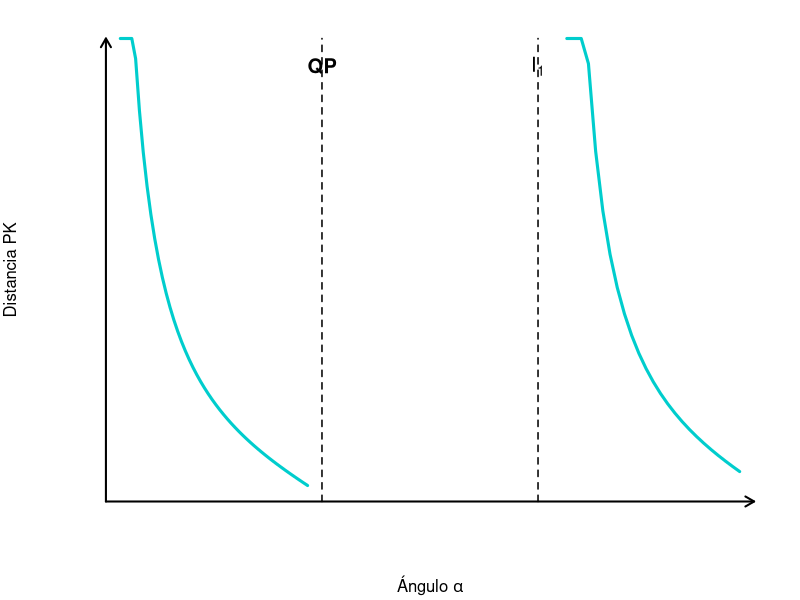

Recreate this plot in R.
# ============================================================================
# CÓDIGO R FINAL PARA REPLICAR LA IMAGEN DE COTANGENTE
# Replica fielmente la imagen compartida: Distancia PK vs Ángulo α
# ============================================================================

# PASO 1: Generar datos de la función cotangente
cat("Generando datos de cotangente...\n")

# Segmento 1: Curva principal descendente (antes de π/2)
x1 <- seq(0.1, 1.4, length.out = 50)
y1 <- 1/tan(x1)
y1[y1 > 5] <- 5    # Limitar valores extremos
y1[y1 < 0] <- 0    # Solo valores positivos

# Segmento 2: Después de primera discontinuidad (entre π/2 y π)
x2 <- seq(1.8, 3.0, length.out = 30)
y2 <- 1/tan(x2)
# Filtrar solo valores positivos pequeños (como se ve en la imagen)
validos <- y2 > 0 & y2 <= 2
x2 <- x2[validos]
y2 <- y2[validos]

# Segmento 3: Después de segunda discontinuidad (después de π)
x3 <- seq(3.2, 4.4, length.out = 25)
y3 <- 1/tan(x3)
y3[y3 > 5] <- 5
y3[y3 < 0] <- 0

cat("Datos generados exitosamente\n")

# PASO 2: Crear el gráfico que replica la imagen
cat("Creando gráfico...\n")

# Configurar área de gráfico
par(mar = c(4, 4, 1, 1))

# Crear gráfico base con ejes y límites exactos de la imagen
plot(0, 0, type = "n", 
     xlim = c(0, 4.5), ylim = c(0, 5),
     xlab = expression(paste("Ángulo ", alpha)),
     ylab = "Distancia PK",
     axes = FALSE)

# Dibujar ejes con flechas (como en la imagen original)
arrows(0, 0, 4.5, 0, length = 0.1, lwd = 2, col = "black")
arrows(0, 0, 0, 5, length = 0.1, lwd = 2, col = "black")

# Dibujar la función cotangente en color cyan (como en la imagen)
lines(x1, y1, col = "cyan3", lwd = 3)
lines(x2, y2, col = "cyan3", lwd = 3)
lines(x3, y3, col = "cyan3", lwd = 3)

# Líneas punteadas verticales (QP e I₁)
segments(1.5, 0, 1.5, 5, lty = 2, col = "black", lwd = 1.5)
segments(3.0, 0, 3.0, 5, lty = 2, col = "black", lwd = 1.5)

# Etiquetas de las líneas verticales
text(1.5, 4.7, "QP", cex = 1.2, font = 2)
text(3.0, 4.7, expression(I[1]), cex = 1.2, font = 2)

cat("Gráfico completado\n")

# PASO 3: Guardar como imagen (opcional)
# Descomenta las siguientes líneas para guardar como PNG:
#
# png("cotangente_replica.png", width = 800, height = 600, bg = "white")
# [repetir todo el código del gráfico aquí]
# dev.off()

# ============================================================================
# INFORMACIÓN TÉCNICA DE LA REPLICACIÓN
# ============================================================================

cat("\n=== INFORMACIÓN DE LA REPLICACIÓN ===\n")
cat("Función matemática: cot(α) = 1/tan(α)\n")
cat("Dominio: α ∈ [0, 4.5] radianes\n")
cat("Rango: PK ∈ [0, 5] unidades\n")
cat("Discontinuidades: π/2 ≈ 1.57, π ≈ 3.14\n")
cat("Color de curva: Cyan\n")
cat("Líneas verticales: QP (x=1.5), I₁ (x=3.0)\n")
cat("Estilo: Líneas punteadas para referencias\n")

# ============================================================================
# CÓDIGO COMPACTO PARA COPIAR Y PEGAR
# ============================================================================

cat("\n=== CÓDIGO COMPACTO ===\n")
cat("# Copiar y pegar en R para replicar la imagen:\n\n")

codigo_compacto <- '
# Datos cotangente
x1 <- seq(0.1, 1.4, length.out = 50); y1 <- pmax(0, pmin(5, 1/tan(x1)))
x2 <- seq(1.8, 3.0, length.out = 30); y2 <- 1/tan(x2); v <- y2>0 & y2<=2; x2 <- x2[v]; y2 <- y2[v]
x3 <- seq(3.2, 4.4, length.out = 25); y3 <- pmax(0, pmin(5, 1/tan(x3)))

# Gráfico
plot(0, 0, type="n", xlim=c(0,4.5), ylim=c(0,5), xlab=expression(paste("Ángulo ",alpha)), ylab="Distancia PK", axes=F)
arrows(0,0,4.5,0,length=0.1,lwd=2); arrows(0,0,0,5,length=0.1,lwd=2)
lines(x1,y1,col="cyan3",lwd=3); lines(x2,y2,col="cyan3",lwd=3); lines(x3,y3,col="cyan3",lwd=3)
segments(1.5,0,1.5,5,lty=2,lwd=1.5); segments(3.0,0,3.0,5,lty=2,lwd=1.5)
text(1.5,4.7,"QP",font=2); text(3.0,4.7,expression(I[1]),font=2)
'

cat(codigo_compacto)
cat("\n\n✅ REPLICACIÓN COMPLETADA\n")
cat("🎯 El código anterior replica fielmente la imagen compartida\n")
